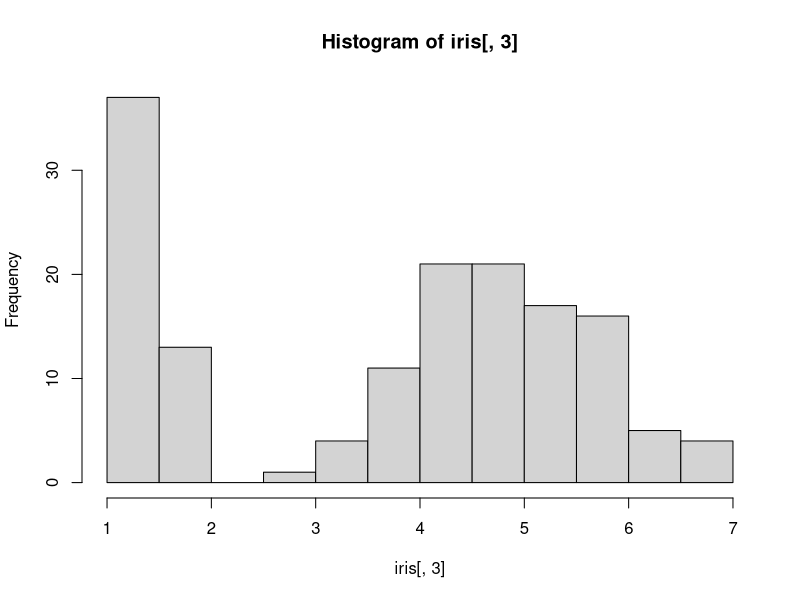
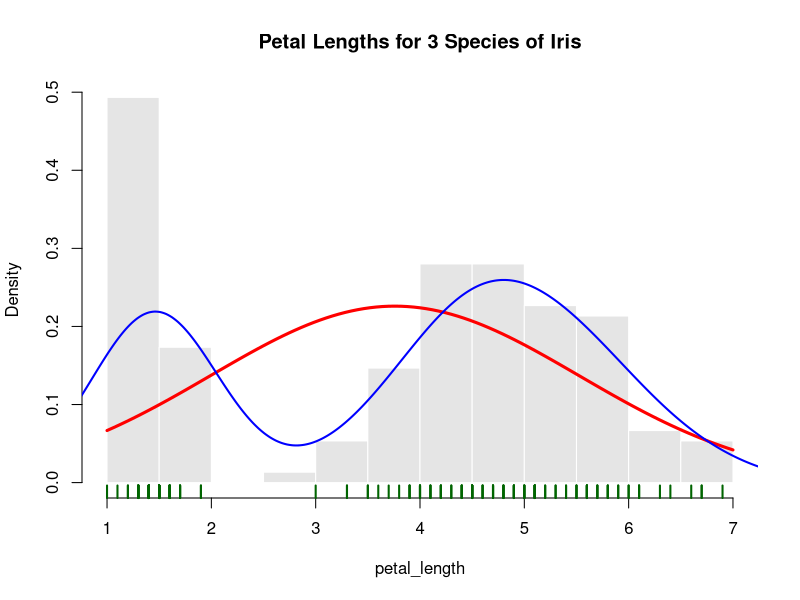

These figures' R source, in order:
#Kody Ellis
#Assignment #2

?iris
iris
View(iris)

str(iris["Petal.Length"])
hist(iris[,3])

#Using Petal.Length, coudlnt correctly read the numeric value
#iris$Petal... converts it
petal_length <- iris$Petal.Length

hist(petal_length, 
          prob = TRUE,
          breaks = 12,
          col = "#E5E5E5",
          border = 0,
          main  = "Petal Lengths for 3 Species of Iris")

curve(dnorm(x,mean=mean(petal_length),sd = sd(petal_length)), 
      lwd = 3, 
      col = "red",
      add = TRUE)

lines(density(petal_length),
      col = "blue",
      lwd = 2)

rug(petal_length,
      col = "darkgreen",
      lwd = 2)

